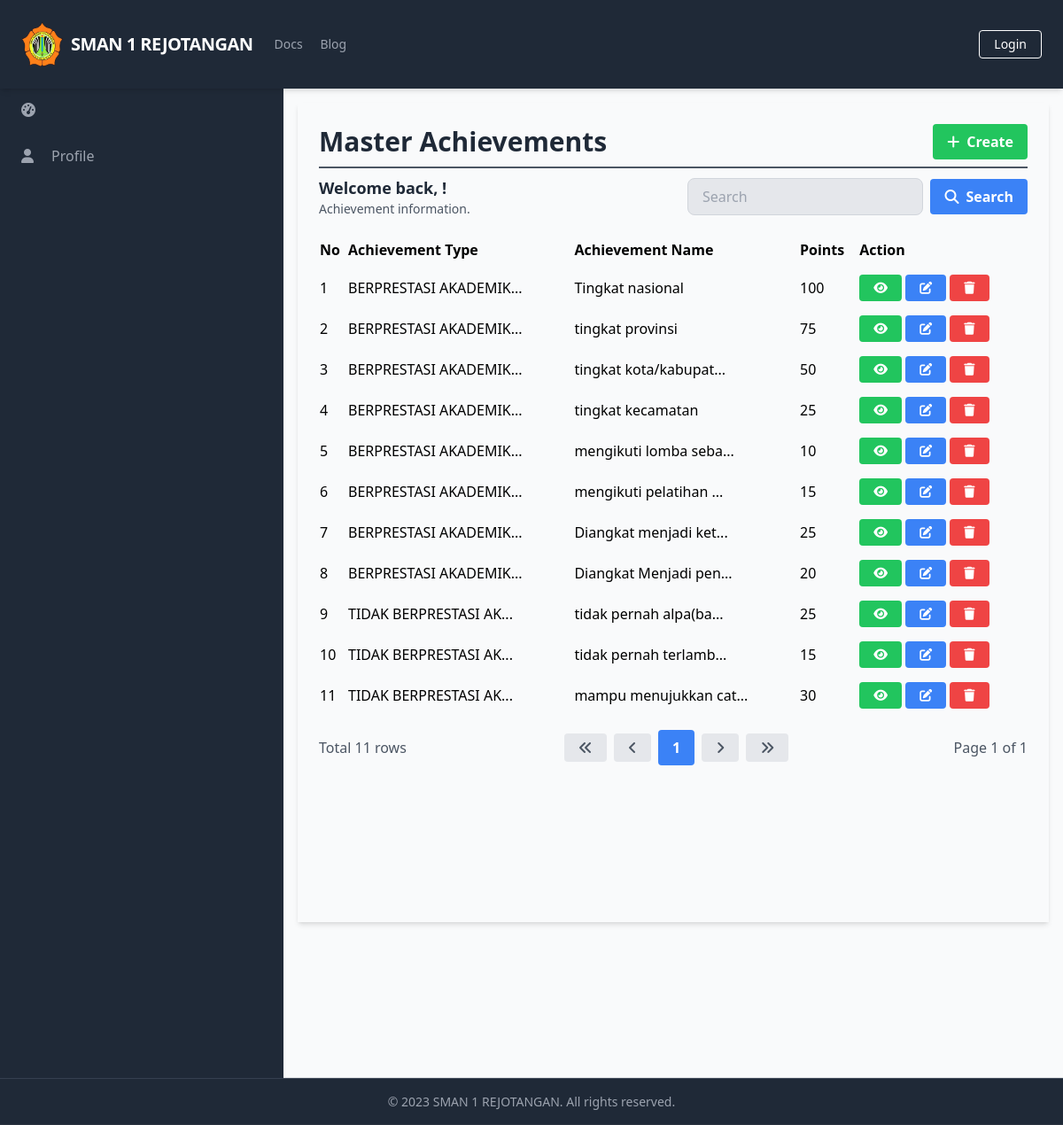
The page /manage_master_achievements/manage_master_achievements_list.php on the database its author committed.
### tables this page shows
CREATE TABLE `MasterAchievements` (
  `AchievementID` int(11) NOT NULL,
  `AchievementType` varchar(255) NOT NULL,
  `AchievementName` varchar(255) NOT NULL,
  `Points` int(11) NOT NULL
);

### database/connection.php (called while the page is built, shortened)
<?php
$baseUrl = "http://localhost/final_project_imam_2023/";

### public/manage_master_achievements/manage_master_achievements_list.php (the view, shortened to what this page needs)
<?php
require_once('../../database/connection.php');
?>
<?php include_once('../components/header.php'); ?>
<div class="h-screen flex flex-col">
    <?php include('../components/navbar.php'); ?>
    <div class="flex-grow bg-gray-50 flex flex-row shadow-md">
        <?php include('../components/sidebar.php'); ?>
        <main class="bg-gray-50 flex flex-col flex-1 overflow-y-scroll h-screen flex-shrink-0 sc-hide pb-40">
            <div class="flex items-start justify-start p-6 shadow-md m-4 flex-1 flex-col">
                <div class="flex flex-row justify-between items-center w-full border-b-2 border-gray-600 mb-2 pb-2">
                    <h1 class="text-3xl text-gray-800 font-semibold w-full">Master Achievements</h1>
                    <div class="flex flex-row justify-end items-center">
                        <a href="<?php echo $baseUrl; ?>public/manage_master_achievements/manage_master_achievements_create.php" class="bg-green-500 hover-bg-green-700 text-white font-bold py-2 px-4 rounded inline-flex items-center">
                            <i class="fas fa-plus mr-2"></i>
                            <span>Create</span>
                        </a>
                    </div>
                </div>
                <div class="flex flex-col w-full">
                    <div class="flex flex-row justify-between items-center w-full mb-2 pb-2">
                        <div>
                            <h2 class="text-lg text-gray-800 font-semibold">Welcome back, <?php echo $_SESSION['FullName']; ?>!</h2>
                            <p class="text-gray-600 text-sm">Achievement information.</p>
                        </div>
                        <form class="flex items-center justify-end space-x-2 w-96">
                            <input type="text" name="search" class="bg-gray-200 focus-bg-white focus-outline-none border border-gray-300 rounded-lg py-2 px-4 block w-full appearance-none leading-normal" placeholder="Search" value="<?php echo isset($_GET['search']) ? $_GET['search'] : ''; ?>">
                            <button type="submit" class="bg-blue-500 hover-bg-blue-700 text-white font-bold py-2 px-4 rounded space-x-2 inline-flex items-center">
                                <i class="fas fa-search"></i>
                                <span>Search</span>
                            </button>
                        </form>
                    </div>
                    <table class="min-w-full">
                        <thead>
                            <tr>
                                <th class="text-left py-2">No</th>
                                <th class="text-left py-2">Achievement Type</th>
                                <th class="text-left py-2">Achievement Name</th>
                                <th class="text-left py-2">Points</th>
                                <th class="text-left py-2">Action</th>
                            </tr>
                        </thead>
                        <tbody>
                            <?php
                            $searchTerm = isset($_GET['search']) ? $_GET['search'] : '';
                            $page = isset($_GET['page']) ? $_GET['page'] : 1;
                            $query = "SELECT * FROM MasterAchievements WHERE AchievementName LIKE '%$searchTerm%' LIMIT 15 OFFSET " . ($page - 1) * 15;
                            $result = $conn->query($query);
                            $queryCount = "SELECT COUNT(*) AS count FROM MasterAchievements WHERE AchievementName LIKE '%$searchTerm%'";
                            $resultCount = $conn->query($queryCount);
                            $rowCount = $resultCount->fetch_assoc()['count'];
                            $totalPage = ceil($rowCount / 15);
                            $no = 1;
                            while ($row = $result->fetch_assoc()) {
                            ?>
                                <tr>
                                    <td class="py-2"><?php echo $no++; ?></td>
                                    <td class="py-2"><?php echo strlen($row['AchievementType']) > 20 ? substr($row['AchievementType'], 0, 20) . '...' : $row['AchievementType']; ?></td>
                                    <td class="py-2"><?php echo strlen($row['AchievementName']) > 20 ? substr($row['AchievementName'], 0, 20) . '...' : $row['AchievementName']; ?></td>
                                    <td class="py-2"><?php echo $row['Points']; ?></td>
                                    <td class='py-2'>
                                        <a href="<?php echo $baseUrl; ?>public/manage_master_achievements/manage_master_achievements_detail.php?id=<?php echo $row['AchievementID'] ?>" class='bg-green-500 hover-bg-green-700 text-white font-bold py-2 px-4 rounded inline-flex items-center text-sm'>
                                            <i class='fas fa-eye'></i>
                                        </a>
                                        <a href="<?php echo $baseUrl; ?>public/manage_master_achievements/manage_master_achievements_update.php?id=<?php echo $row['AchievementID'] ?>" class='bg-blue-500 hover-bg-blue-700 text-white font-bold py-2 px-4 rounded inline-flex items-center text-sm'>
                                            <i class='fas fa-edit'></i>
                                        </a>
                                        <a href="#" onclick="confirmDelete(<?php echo $row['AchievementID']; ?>)" class='bg-red-500 hover-bg-red-700 text-white font-bold py-2 px-4 rounded inline-flex items-center text-sm'>
                                            <i class='fas fa-trash'></i>
                                        </a>
                                    </td>
                                </tr>
                            <?php
                            }
                            ?>
                        </tbody>
                    </table>
                    <div class="flex flex-row justify-between items-center w-full mt-4">
                        <div class="flex flex-row justify-start items-center">
                            <span class="text-gray-600">Total <?php echo $rowCount; ?> rows</span>
                        </div>
                        <div class="flex flex-row justify-end items-center space-x-2">
                            <a href="?page=1&search=<?php echo $searchTerm; ?>" class="bg-gray-200 hover-bg-gray-300 text-gray-600 font-bold py-2 px-4 rounded inline-flex items-center">
                                <i class="fas fa-angle-double-left"></i>
                            </a>
                            <a href="?page=<?php if ($page == 1) {
                                                echo $page;
                                            } else {
                                                echo $page - 1;
                                            } ?>&search=<?php echo $searchTerm; ?>" class="bg-gray-200 hover-bg-gray-300 text-gray-600 font-bold py-2 px-4 rounded inline-flex items-center">
                                <i class="fas fa-angle-left"></i>
                            </a>
                            <?php
                            $startPage = $page - 2;
                            $endPage = $page + 2;
                            if ($startPage < 1) {
                                $endPage += abs($startPage) + 1;
                                $startPage = 1;
                            }
                            if ($endPage > $totalPage) {
                                $startPage -= $endPage - $totalPage;
                                $endPage = $totalPage;
                            }
                            if ($startPage < 1) {
                                $startPage = 1;
                            }
                            for ($i = $startPage; $i <= $endPage; $i++) {
                                if ($i == $page) {
                                    echo "<a href='?page=$i&search=$searchTerm' class='bg-blue-500 hover-bg-blue-700 text-white font-bold py-2 px-4 rounded inline-flex items-center'>$i</a>";
                                } else {
                                    echo "<a href='?page=$i&search=$searchTerm' class='bg-gray-200 hover-bg-gray-300 text-gray-600 font-bold py-2 px-4 rounded inline-flex items-center'>$i</a>";
                                }
                            }
                            ?>
                            <a href="?page=<?php if ($page == $totalPage) {
                                                echo $page;
                                            } else {
                                                echo $page + 1;
                                            } ?>&search=<?php echo $searchTerm; ?>" class="bg-gray-200 hover-bg-gray-300 text-gray-600 font-bold py-2 px-4 rounded inline-flex items-center">
                                <i class="fas fa-angle-right"></i>
                            </a>
                            <a href="?page=<?php echo $totalPage; ?>&search=<?php echo $searchTerm; ?>" class="bg-gray-200 hover-bg-gray-300 text-gray-600 font-bold py-2 px-4 rounded inline-flex items-center">
                                <i class="fas fa-angle-double-right"></i>
                            </a>
                        </div>
                        <div class="flex flex-row justify-end items-center ml-2">
                            <span class="text-gray-600">Page <?php echo $page; ?> of <?php echo $totalPage; ?></span>
                        </div>
                    </div>
                </div>
        </main>
    </div>
    <?php include('../components/footer.php'); ?>
</div>
</body>
</html>

### rows shown on the page
masterachievements: AchievementType "BERPRESTASI AKADEMIK", AchievementName "Tingkat nasional", Points "100"
masterachievements: AchievementType "BERPRESTASI AKADEMIK", AchievementName "tingkat provinsi", Points "75"
masterachievements: AchievementType "BERPRESTASI AKADEMIK", AchievementName "tingkat kota/kabupat", Points "50"
masterachievements: AchievementType "BERPRESTASI AKADEMIK", AchievementName "tingkat kecamatan", Points "25"
masterachievements: AchievementType "BERPRESTASI AKADEMIK", AchievementName "mengikuti lomba seba", Points "10"
masterachievements: AchievementType "BERPRESTASI AKADEMIK", AchievementName "mengikuti pelatihan", Points "15"
masterachievements: AchievementType "BERPRESTASI AKADEMIK", AchievementName "Diangkat menjadi ket", Points "25"
masterachievements: AchievementType "BERPRESTASI AKADEMIK", AchievementName "Diangkat Menjadi pen", Points "20"
masterachievements: AchievementType "TIDAK BERPRESTASI AK", AchievementName "tidak pernah alpa(ba", Points "25"
masterachievements: AchievementType "TIDAK BERPRESTASI AK", AchievementName "tidak pernah terlamb", Points "15"
masterachievements: AchievementType "TIDAK BERPRESTASI AK", AchievementName "mampu menujukkan cat", Points "30"

### other values the page prints
$baseTitle "SMAN 1 REJOTANGAN"
$rowCount "11"
$page "1"
$totalPage "1"
